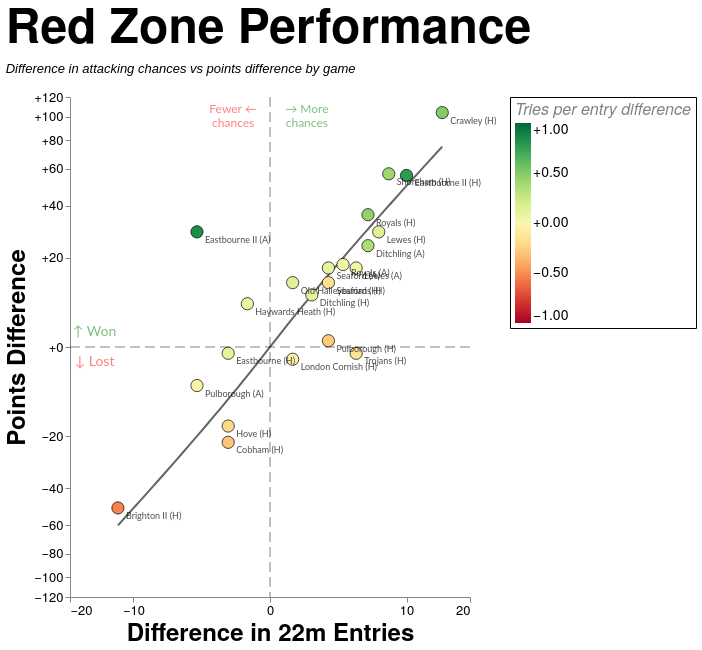

The specification (Vega-Lite) saved for this image:
### Vega-Lite specification from a JSON file in a GitHub repository (floating-point values rounded to 4 significant figures; data arrays with more than 128 entries replaced by an {"elided": "..."} marker saying what was removed)
{"config": {"axis": {"labelFont": "PT Sans Narrow, Helvetica Neue, Helvetica, Arial, sans-serif", "titleFont": "PT Sans Narrow, Helvetica Neue, Helvetica, Arial, sans-serif", "labelFontSize": 13, "titleFontSize": 24, "gridColor": "#202947", "gridOpacity": 0.2, "zindex": 1}, "text": {"font": "Lato, sans-serif"}, "bar": {"cornerRadiusEnd": 5}, "header": {"labelFont": "PT Sans Narrow, Helvetica Neue, Helvetica, Arial, sans-serif", "titleFont": "PT Sans Narrow, Helvetica Neue, Helvetica, Arial, sans-serif", "labelFontSize": 24, "titleFontSize": 28, "labelFontWeight": "bold", "orient": "left"}, "legend": {"labelFont": "PT Sans Narrow, Helvetica Neue, Helvetica, Arial, sans-serif", "titleFont": "PT Sans Narrow, Helvetica Neue, Helvetica, Arial, sans-serif", "labelFontSize": 14, "titleFontSize": 16, "titlePadding": 5, "fillColor": "white", "strokeColor": "black", "padding": 10, "titleFontWeight": "lighter", "titleFontStyle": "italic", "titleColor": "gray", "offset": 10}, "title": {"font": "PT Sans Narrow, Helvetica Neue, Helvetica, Arial, sans-serif", "fontSize": 48, "fontWeight": "bold", "anchor": "start", "align": "center", "titlePadding": 20, "subtitlePadding": 10, "subtitleFontSize": 13, "subtitleColor": "", "subtitleFontStyle": "italic", "offset": 15, "color": "black"}, "axisX": {"labelAngle": 0}, "facet": {"title": null, "header": null, "align": {"row": "each", "column": "each"}}, "resolve": {"scale": {"y": "independent", "facet": "independent"}}, "background": "transparent", "scale": {"offsetBandPaddingOuter": 0.2, "offsetBandPaddingInner": 0.1}, "view": {"stroke": null, "background": "transparent"}}, "layer": [{"data": {"name": "data-d285a7403ed98ae579761d64a864032b"}, "mark": {"type": "rule", "color": "black", "opacity": 0.5, "strokeDash": [10, 5], "strokeWidth": 1}, "encoding": {"x": {"field": "x", "type": "quantitative"}}}, {"data": {"name": "data-a0a55d106695e8d630baff0f16eee66d"}, "mark": {"type": "rule", "color": "black", "opacity": 0.5, "strokeDash": [10, 5], "strokeWidth": 1}, "encoding": {"y": {"field": "y", "type": "quantitative"}}}, {"data": {"name": "data-5a78601539016d1dab5bacd7304459a9"}, "mark": {"type": "line", "color": "#111111", "opacity": 0.65, "strokeWidth": 2}, "encoding": {"x": {"field": "entries_diff", "type": "quantitative"}, "y": {"field": "PD", "type": "quantitative"}}, "transform": [{"filter": "((rzSquad == 'All' && datum.squad == 'All') || datum.squad == rzSquad) && ((rzGameType == 'All' && datum.game_type_mode == 'All') || datum.game_type_mode == rzGameType)"}]}, {"data": {"name": "data-ec3b4a85ce1090a7cd82a4b665ccf6ad"}, "mark": {"type": "circle", "fillOpacity": 1.0, "size": 150, "stroke": "black", "strokeOpacity": 0.7, "strokeWidth": 1}, "encoding": {"color": {"field": "tp22_diff", "legend": {"format": "+.2f", "offset": 40, "padding": 5, "title": "Tries per entry difference"}, "scale": {"clamp": true, "domain": [-1, 1], "scheme": "redyellowgreen", "zero": true}, "type": "quantitative"}, "tooltip": [{"field": "label", "title": "Game", "type": "nominal"}, {"field": "score", "title": "Score", "type": "nominal"}, {"field": "PD", "format": "+d", "title": "Points Difference", "type": "quantitative"}, {"field": "entries_22m_EGRFC", "title": "EG 22m Entries", "type": "quantitative"}, {"field": "entries_22m_Opposition", "title": "Opp 22m Entries", "type": "quantitative"}, {"field": "points_per_entry_EGRFC", "format": ".2f", "title": "EG pts per entry", "type": "quantitative"}, {"field": "points_per_entry_Opposition", "format": ".2f", "title": "Opp pts per entry", "type": "quantitative"}, {"field": "pp22_diff", "format": "+.2f", "title": "Points per Entry Diff", "type": "quantitative"}, {"field": "tries_EGRFC", "title": "EG tries", "type": "quantitative"}, {"field": "tries_Opposition", "title": "Opp tries", "type": "quantitative"}, {"field": "tries_per_entry_EGRFC", "format": ".0%", "title": "EG tries per entry", "type": "quantitative"}, {"field": "tries_per_entry_Opposition", "format": ".0%", "title": "Opp tries per entry", "type": "quantitative"}, {"field": "tp22_diff", "format": "+.2f", "title": "Tries per Entry Diff", "type": "quantitative"}], "x": {"axis": {"grid": false, "tickCount": 5}, "field": "entries_diff", "scale": {"constant": 5, "domain": [-17.25, 17.25], "nice": true, "type": "symlog"}, "title": "Difference in 22m Entries", "type": "quantitative"}, "y": {"axis": {"format": "+d", "grid": false, "tickCount": 8}, "field": "PD", "scale": {"constant": 20, "domain": [-119.6, 119.6], "nice": true, "type": "symlog"}, "title": "Points Difference", "type": "quantitative"}}, "transform": [{"filter": "(rzSquad == 'All' || datum.squad == rzSquad) && (indexof(rzSeason, datum.season) >= 0) && (rzGameType == 'All' || (rzGameType == 'League + Cup' && (datum.game_type == 'League' || datum.game_type == 'Cup')) || (rzGameType == 'League only' && datum.game_type == 'League') || datum.game_type == rzGameType)"}]}, {"data": {"name": "data-ec3b4a85ce1090a7cd82a4b665ccf6ad"}, "mark": {"type": "text", "align": "left", "baseline": "middle", "dx": 8, "dy": 8, "fontSize": 9, "opacity": 0.7}, "encoding": {"text": {"field": "label", "type": "nominal"}, "x": {"field": "entries_diff", "type": "quantitative"}, "y": {"field": "PD", "type": "quantitative"}}, "transform": [{"filter": "(rzSquad == 'All' || datum.squad == rzSquad) && (indexof(rzSeason, datum.season) >= 0) && (rzGameType == 'All' || (rzGameType == 'League + Cup' && (datum.game_type == 'League' || datum.game_type == 'Cup')) || (rzGameType == 'League only' && datum.game_type == 'League') || datum.game_type == rzGameType)"}]}, {"data": {"name": "data-ff5b891c7f52bc2a6c266740aed4d223"}, "mark": {"type": "text", "align": "center", "baseline": "middle", "fontSize": 14, "opacity": 0.5}, "encoding": {"color": {"condition": {"test": "(datum.y > 0)", "value": "green"}, "value": "red"}, "text": {"field": "label", "type": "nominal"}, "x": {"field": "x", "type": "quantitative"}, "y": {"field": "y", "type": "quantitative"}}}, {"data": {"name": "data-70cf91c935554955754b7ae78ce9e14e"}, "mark": {"type": "text", "align": "center", "baseline": "middle", "fontSize": 12, "opacity": 0.5}, "encoding": {"color": {"condition": {"test": "(datum.x > 0)", "value": "green"}, "value": "red"}, "text": {"field": "label", "type": "nominal"}, "x": {"field": "x", "type": "quantitative"}, "y": {"field": "y", "type": "quantitative"}}}], "height": 500, "params": [{"name": "rzSquad", "value": "All"}, {"name": "rzSeason", "value": ["2025/26", "2024/25"]}, {"name": "rzGameType", "value": "All"}], "resolve": {"scale": {"color": "independent", "x": "shared", "y": "shared"}}, "title": {"text": "Red Zone Performance", "subtitle": ["Difference in attacking chances vs points difference by game"]}, "width": 400, "$schema": "https://vega.github.io/schema/vega-lite/v5.20.1.json", "datasets": {"data-d285a7403ed98ae579761d64a864032b": [{"x": 0}], "data-a0a55d106695e8d630baff0f16eee66d": [{"y": 0}], "data-5a78601539016d1dab5bacd7304459a9": {"elided": "360 records"}, "data-ec3b4a85ce1090a7cd82a4b665ccf6ad": [{"game_id": "2024-09-07_1st_London_Cornish", "date": "2024-09-07T00:00:00", "squad": "1st", "season": "2024/25", "game_type": "League", "label": "London Cornish (H)", "score": "16 - 18", "entries_22m_EGRFC": 7.0, "entries_22m_Opposition": 6.0, "points_EGRFC": 16.0, "points_Opposition": 18.0, "points_per_entry_EGRFC": 2.3, "points_per_entry_Opposition": 3.0, "tries_EGRFC": 2.0, "tries_Opposition": 2.0, "tries_per_entry_EGRFC": 0.2857, "tries_per_entry_Opposition": 0.3333, "PD": -2.0, "entries_diff": 1.0, "pp22_diff": -0.7, "tp22_diff": -0.04762}, {"game_id": "2024-12-14_1st_Old_Haileyburians", "date": "2024-12-14T00:00:00", "squad": "1st", "season": "2024/25", "game_type": "League", "label": "Old Haileyburians (H)", "score": "18 - 5", "entries_22m_EGRFC": 6.0, "entries_22m_Opposition": 5.0, "points_EGRFC": 18.0, "points_Opposition": 5.0, "points_per_entry_EGRFC": 3.0, "points_per_entry_Opposition": 1.0, "tries_EGRFC": 2.0, "tries_Opposition": 1.0, "tries_per_entry_EGRFC": 0.3333, "tries_per_entry_Opposition": 0.2, "PD": 13.0, "entries_diff": 1.0, "pp22_diff": 2.0, "tp22_diff": 0.1333}, {"game_id": "2025-02-15_1st_Eastbourne", "date": "2025-02-15T00:00:00", "squad": "1st", "season": "2024/25", "game_type": "League", "label": "Eastbourne (H)", "score": "14 - 15", "entries_22m_EGRFC": 5.0, "entries_22m_Opposition": 7.0, "points_EGRFC": 14.0, "points_Opposition": 15.0, "points_per_entry_EGRFC": 2.8, "points_per_entry_Opposition": 2.1, "tries_EGRFC": 2.0, "tries_Opposition": 2.0, "tries_per_entry_EGRFC": 0.4, "tries_per_entry_Opposition": 0.2857, "PD": -1.0, "entries_diff": -2.0, "pp22_diff": 0.7, "tp22_diff": 0.1143}, {"game_id": "2025-03-22_1st_Cobham", "date": "2025-03-22T00:00:00", "squad": "1st", "season": "2024/25", "game_type": "League", "label": "Cobham (H)", "score": "21 - 43", "entries_22m_EGRFC": 9.0, "entries_22m_Opposition": 11.0, "points_EGRFC": 21.0, "points_Opposition": 43.0, "points_per_entry_EGRFC": 2.3, "points_per_entry_Opposition": 3.9, "tries_EGRFC": 3.0, "tries_Opposition": 7.0, "tries_per_entry_EGRFC": 0.3333, "tries_per_entry_Opposition": 0.6364, "PD": -22.0, "entries_diff": -2.0, "pp22_diff": -1.6, "tp22_diff": -0.303}, {"game_id": "2025-04-12_1st_Haywards_Heath", "date": "2025-04-12T00:00:00", "squad": "1st", "season": "2024/25", "game_type": "Cup", "label": "Haywards Heath (H)", "score": "45 - 38", "entries_22m_EGRFC": 9.0, "entries_22m_Opposition": 10.0, "points_EGRFC": 45.0, "points_Opposition": 37.0, "points_per_entry_EGRFC": 5.0, "points_per_entry_Opposition": 3.7, "tries_EGRFC": 6.0, "tries_Opposition": 6.0, "tries_per_entry_EGRFC": 0.6667, "tries_per_entry_Opposition": 0.6, "PD": 8.0, "entries_diff": -1.0, "pp22_diff": 1.3, "tp22_diff": 0.06667}, {"game_id": "2025-10-04_1st_Seaford", "date": "2025-10-04T00:00:00", "squad": "1st", "season": "2025/26", "game_type": "League", "label": "Seaford (A)", "score": "27 - 10", "entries_22m_EGRFC": 8.0, "entries_22m_Opposition": 5.0, "points_EGRFC": 27.0, "points_Opposition": 10.0, "points_per_entry_EGRFC": 3.4, "points_per_entry_Opposition": 2.0, "tries_EGRFC": 4.0, "tries_Opposition": 2.0, "tries_per_entry_EGRFC": 0.5, "tries_per_entry_Opposition": 0.4, "PD": 17.0, "entries_diff": 3.0, "pp22_diff": 1.4, "tp22_diff": 0.1}, {"game_id": "2025-10-11_1st_Shoreham", "date": "2025-10-11T00:00:00", "squad": "1st", "season": "2025/26", "game_type": "League", "label": "Shoreham (H)", "score": "69 - 12", "entries_22m_EGRFC": 12.0, "entries_22m_Opposition": 4.0, "points_EGRFC": 69.0, "points_Opposition": 12.0, "points_per_entry_EGRFC": 5.8, "points_per_entry_Opposition": 3.0, "tries_EGRFC": 11.0, "tries_Opposition": 2.0, "tries_per_entry_EGRFC": 0.9167, "tries_per_entry_Opposition": 0.5, "PD": 57.0, "entries_diff": 8.0, "pp22_diff": 2.8, "tp22_diff": 0.4167}, {"game_id": "2025-11-08_1st_Lewes", "date": "2025-11-08T00:00:00", "squad": "1st", "season": "2025/26", "game_type": "League", "label": "Lewes (H)", "score": "43 - 14", "entries_22m_EGRFC": 11.0, "entries_22m_Opposition": 4.0, "points_EGRFC": 43.0, "points_Opposition": 14.0, "points_per_entry_EGRFC": 3.9, "points_per_entry_Opposition": 3.5, "tries_EGRFC": 7.0, "tries_Opposition": 2.0, "tries_per_entry_EGRFC": 0.6364, "tries_per_entry_Opposition": 0.5, "PD": 29.0, "entries_diff": 7.0, "pp22_diff": 0.4, "tp22_diff": 0.1364}, {"game_id": "2025-11-15_1st_Hove", "date": "2025-11-15T00:00:00", "squad": "1st", "season": "2025/26", "game_type": "Cup", "label": "Hove (H)", "score": "15 - 32", "entries_22m_EGRFC": 10.0, "entries_22m_Opposition": 12.0, "points_EGRFC": 15.0, "points_Opposition": 32.0, "points_per_entry_EGRFC": 1.5, "points_per_entry_Opposition": 2.7, "tries_EGRFC": 2.0, "tries_Opposition": 5.0, "tries_per_entry_EGRFC": 0.2, "tries_per_entry_Opposition": 0.4167, "PD": -17.0, "entries_diff": -2.0, "pp22_diff": -1.2, "tp22_diff": -0.2167}, {"game_id": "2025-11-22_1st_Pulborough", "date": "2025-11-22T00:00:00", "squad": "1st", "season": "2025/26", "game_type": "League", "label": "Pulborough (A)", "score": "5 - 12", "entries_22m_EGRFC": 5.0, "entries_22m_Opposition": 9.0, "points_EGRFC": 5.0, "points_Opposition": 12.0, "points_per_entry_EGRFC": 1.0, "points_per_entry_Opposition": 1.3, "tries_EGRFC": 1.0, "tries_Opposition": 2.0, "tries_per_entry_EGRFC": 0.2, "tries_per_entry_Opposition": 0.2222, "PD": -7.0, "entries_diff": -4.0, "pp22_diff": -0.3, "tp22_diff": -0.02222}, {"game_id": "2025-11-29_1st_Eastbourne", "date": "2025-11-29T00:00:00", "squad": "1st", "season": "2025/26", "game_type": "League", "label": "Eastbourne II (H)", "score": "56 - 0", "entries_22m_EGRFC": 13.0, "entries_22m_Opposition": 3.0, "points_EGRFC": 56.0, "points_Opposition": 0.0, "points_per_entry_EGRFC": 4.3, "points_per_entry_Opposition": 0.0, "tries_EGRFC": 10.0, "tries_Opposition": 0.0, "tries_per_entry_EGRFC": 0.7692, "tries_per_entry_Opposition": 0.0, "PD": 56.0, "entries_diff": 10.0, "pp22_diff": 4.3, "tp22_diff": 0.7692}, {"game_id": "2025-12-20_1st_Ditchling", "date": "2025-12-20T00:00:00", "squad": "1st", "season": "2025/26", "game_type": "League", "label": "Ditchling (H)", "score": "29 - 19", "entries_22m_EGRFC": 11.0, "entries_22m_Opposition": 9.0, "points_EGRFC": 29.0, "points_Opposition": 19.0, "points_per_entry_EGRFC": 2.6, "points_per_entry_Opposition": 2.1, "tries_EGRFC": 5.0, "tries_Opposition": 3.0, "tries_per_entry_EGRFC": 0.4545, "tries_per_entry_Opposition": 0.3333, "PD": 10.0, "entries_diff": 2.0, "pp22_diff": 0.5, "tp22_diff": 0.1212}, {"game_id": "2026-01-10_1st_Royals", "date": "2026-01-10T00:00:00", "squad": "1st", "season": "2025/26", "game_type": "League", "label": "Royals (H)", "score": "49 - 5", "entries_22m_EGRFC": 10.0, "entries_22m_Opposition": 4.0, "points_EGRFC": 41.0, "points_Opposition": 5.0, "points_per_entry_EGRFC": 4.1, "points_per_entry_Opposition": 1.3, "tries_EGRFC": 7.0, "tries_Opposition": 1.0, "tries_per_entry_EGRFC": 0.7, "tries_per_entry_Opposition": 0.25, "PD": 36.0, "entries_diff": 6.0, "pp22_diff": 2.8, "tp22_diff": 0.45}, {"game_id": "2026-01-24_1st_Brighton", "date": "2026-01-24T00:00:00", "squad": "1st", "season": "2025/26", "game_type": "League", "label": "Brighton II (H)", "score": "0 - 50", "entries_22m_EGRFC": 3.0, "entries_22m_Opposition": 15.0, "points_EGRFC": 0.0, "points_Opposition": 50.0, "points_per_entry_EGRFC": 0.0, "points_per_entry_Opposition": 3.3, "tries_EGRFC": 0.0, "tries_Opposition": 8.0, "tries_per_entry_EGRFC": 0.0, "tries_per_entry_Opposition": 0.5333, "PD": -50.0, "entries_diff": -12.0, "pp22_diff": -3.3, "tp22_diff": -0.5333}, {"game_id": "2026-02-14_1st_Lewes", "date": "2026-02-14T00:00:00", "squad": "1st", "season": "2025/26", "game_type": "League", "label": "Lewes (A)", "score": "39 - 21", "entries_22m_EGRFC": 11.0, "entries_22m_Opposition": 6.0, "points_EGRFC": 39.0, "points_Opposition": 22.0, "points_per_entry_EGRFC": 3.5, "points_per_entry_Opposition": 3.7, "tries_EGRFC": 6.0, "tries_Opposition": 3.0, "tries_per_entry_EGRFC": 0.5455, "tries_per_entry_Opposition": 0.5, "PD": 17.0, "entries_diff": 5.0, "pp22_diff": -0.2, "tp22_diff": 0.04545}, {"game_id": "2026-02-28_1st_Pulborough", "date": "2026-02-28T00:00:00", "squad": "1st", "season": "2025/26", "game_type": "League", "label": "Pulborough (H)", "score": "14 - 13", "entries_22m_EGRFC": 8.0, "entries_22m_Opposition": 5.0, "points_EGRFC": 14.0, "points_Opposition": 13.0, "points_per_entry_EGRFC": 1.8, "points_per_entry_Opposition": 2.6, "tries_EGRFC": 1.0, "tries_Opposition": 2.0, "tries_per_entry_EGRFC": 0.125, "tries_per_entry_Opposition": 0.4, "PD": 1.0, "entries_diff": 3.0, "pp22_diff": -0.8, "tp22_diff": -0.275}, {"game_id": "2026-03-07_1st_Eastbourne", "date": "2026-03-07T00:00:00", "squad": "1st", "season": "2025/26", "game_type": "League", "label": "Eastbourne II (A)", "score": "29 - 0", "entries_22m_EGRFC": 6.0, "entries_22m_Opposition": 10.0, "points_EGRFC": 29.0, "points_Opposition": 0.0, "points_per_entry_EGRFC": 4.8, "points_per_entry_Opposition": 0.0, "tries_EGRFC": 5.0, "tries_Opposition": 0.0, "tries_per_entry_EGRFC": 0.8333, "tries_per_entry_Opposition": 0.0, "PD": 29.0, "entries_diff": -4.0, "pp22_diff": 4.8, "tp22_diff": 0.8333}, {"game_id": "2026-03-21_1st_Crawley", "date": "2026-03-21T00:00:00", "squad": "1st", "season": "2025/26", "game_type": "League", "label": "Crawley (H)", "score": "118 - 14", "entries_22m_EGRFC": 20.0, "entries_22m_Opposition": 5.0, "points_EGRFC": 118.0, "points_Opposition": 14.0, "points_per_entry_EGRFC": 5.9, "points_per_entry_Opposition": 2.8, "tries_EGRFC": 18.0, "tries_Opposition": 2.0, "tries_per_entry_EGRFC": 0.9, "tries_per_entry_Opposition": 0.4, "PD": 104.0, "entries_diff": 15.0, "pp22_diff": 3.1, "tp22_diff": 0.5}, {"game_id": "2026-03-28_1st_Ditchling", "date": "2026-03-28T00:00:00", "squad": "1st", "season": "2025/26", "game_type": "League", "label": "Ditchling (A)", "score": "27 - 3", "entries_22m_EGRFC": 11.0, "entries_22m_Opposition": 5.0, "points_EGRFC": 27.0, "points_Opposition": 3.0, "points_per_entry_EGRFC": 2.5, "points_per_entry_Opposition": 0.6, "tries_EGRFC": 4.0, "tries_Opposition": 0.0, "tries_per_entry_EGRFC": 0.3636, "tries_per_entry_Opposition": 0.0, "PD": 24.0, "entries_diff": 6.0, "pp22_diff": 1.9, "tp22_diff": 0.3636}, {"game_id": "2026-04-11_1st_Royals", "date": "2026-04-11T00:00:00", "squad": "1st", "season": "2025/26", "game_type": "League", "label": "Royals (A)", "score": "45 - 27", "entries_22m_EGRFC": 10.0, "entries_22m_Opposition": 6.0, "points_EGRFC": 45.0, "points_Opposition": 27.0, "points_per_entry_EGRFC": 4.5, "points_per_entry_Opposition": 4.5, "tries_EGRFC": 7.0, "tries_Opposition": 4.0, "tries_per_entry_EGRFC": 0.7, "tries_per_entry_Opposition": 0.6667, "PD": 18.0, "entries_diff": 4.0, "pp22_diff": 0.0, "tp22_diff": 0.03333}, {"game_id": "2026-04-18_1st_Seaford", "date": "2026-04-18T00:00:00", "squad": "1st", "season": "2025/26", "game_type": "League", "label": "Seaford (H)", "score": "40 - 27", "entries_22m_EGRFC": 9.0, "entries_22m_Opposition": 6.0, "points_EGRFC": 40.0, "points_Opposition": 27.0, "points_per_entry_EGRFC": 4.4, "points_per_entry_Opposition": 4.5, "tries_EGRFC": 6.0, "tries_Opposition": 5.0, "tries_per_entry_EGRFC": 0.6667, "tries_per_entry_Opposition": 0.8333, "PD": 13.0, "entries_diff": 3.0, "pp22_diff": -0.1, "tp22_diff": -0.1667}, {"game_id": "2026-05-02_1st_Trojans", "date": "2026-05-02T00:00:00", "squad": "1st", "season": "2025/26", "game_type": "Cup", "label": "Trojans (H)", "score": "15 - 16", "entries_22m_EGRFC": 11.0, "entries_22m_Opposition": 6.0, "points_EGRFC": 15.0, "points_Opposition": 16.0, "points_per_entry_EGRFC": 1.4, "points_per_entry_Opposition": 2.7, "tries_EGRFC": 2.0, "tries_Opposition": 2.0, "tries_per_entry_EGRFC": 0.1818, "tries_per_entry_Opposition": 0.3333, "PD": -1.0, "entries_diff": 5.0, "pp22_diff": -1.3, "tp22_diff": -0.1515}], "data-ff5b891c7f52bc2a6c266740aed4d223": [{"x": -15.53, "y": 2.392, "label": "↑ Won"}, {"x": -15.53, "y": -2.392, "label": "↓ Lost"}], "data-70cf91c935554955754b7ae78ce9e14e": [{"x": 1.725, "y": 107.6, "label": ["→ More", "chances"]}, {"x": -1.725, "y": 107.6, "label": ["Fewer ←", "chances"]}]}}
